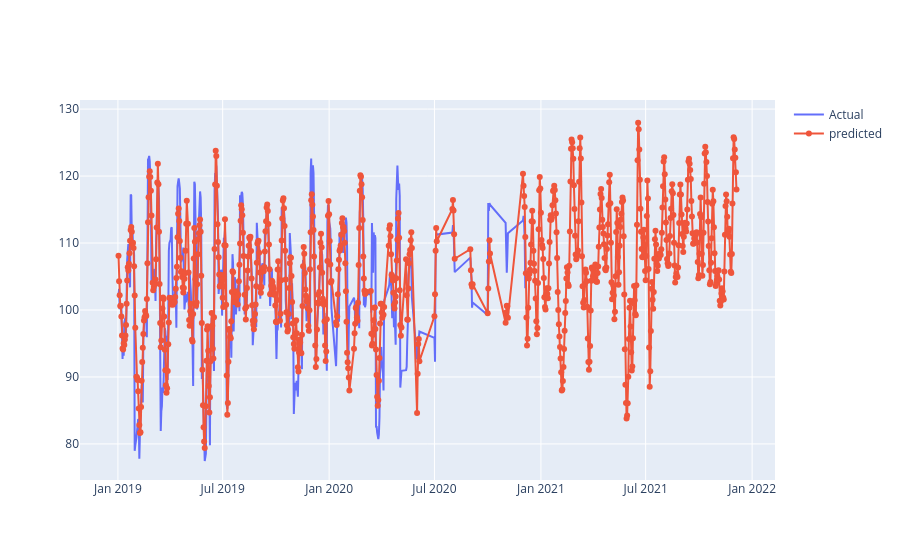

Write notebook code for a chart like this one.
### Markdown cell above
On tuning the model hyperparameters the model shows some improvemets in the mean absolute error metric

### Code cell
# plot the predicted values against the actual values
fig = go.Figure([go.Scatter(x=df['ds'], y=df['y'],mode='lines',
                    name='Actual')])

fig.add_trace(go.Scatter(x=prediction1['ds'], y=prediction1['yhat'],
                   mode='lines+markers',
                    name='predicted'))

fig.show()

### Figure 1 — Plotly figure (JSON) as saved in the notebook; plotly's stock layout.template omitted (floating-point values rounded to 4 significant figures; data arrays with more than 128 entries replaced by an {"elided": "..."} marker saying what was removed)
{"data": [{"mode": "lines", "name": "Actual", "type": "scatter", "x": {"elided": "498 str values"}, "y": {"elided": "498 float values"}}, {"mode": "lines+markers", "name": "predicted", "type": "scatter", "x": {"elided": "863 str values"}, "y": {"elided": "863 float values"}}], "layout": {}}
